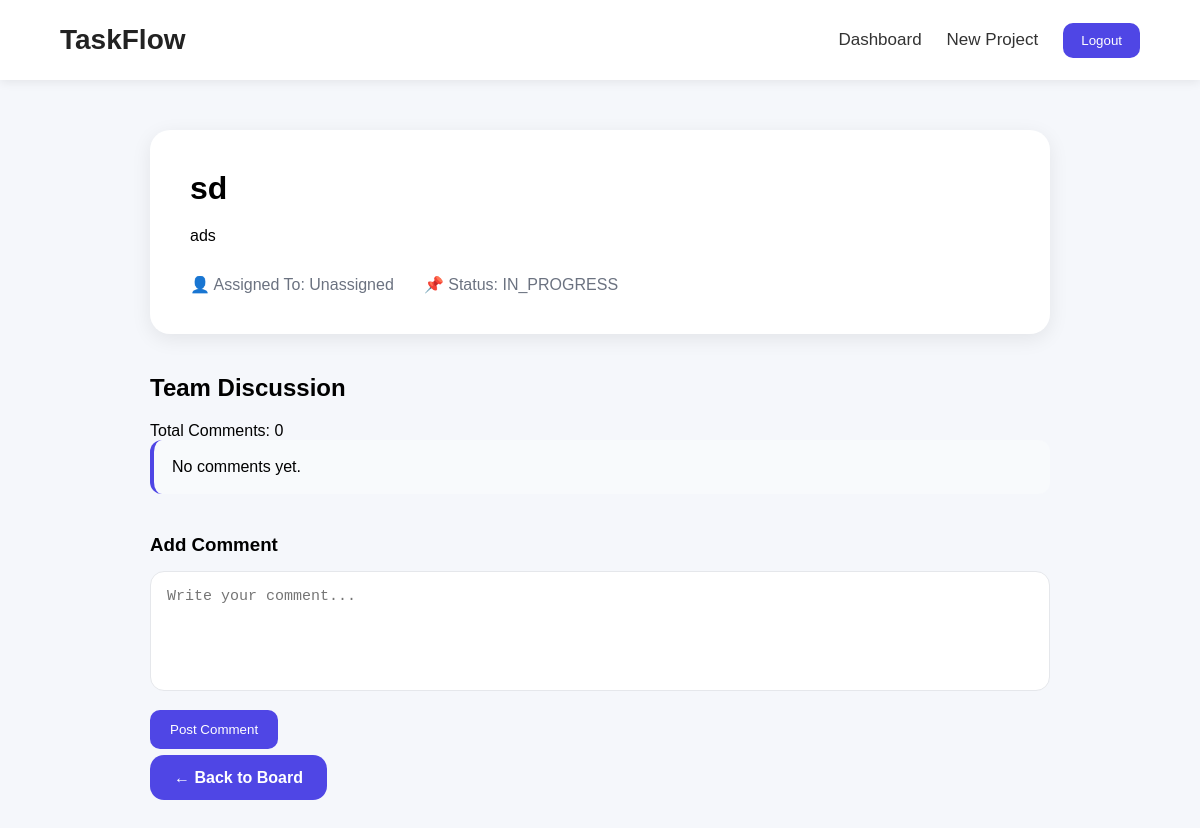
Page /task/2/ (signed in) on the committed database.
### app/models.py (models this page shows, shortened)
class Task(models.Model):
    STATUS_CHOICES = [
        ('TODO', 'To Do'),
        ('IN_PROGRESS', 'In Progress'),
        ('DONE', 'Done'),
    ]
    project = models.ForeignKey(
        Project,
        on_delete=models.CASCADE
    )
    title = models.CharField(
        max_length=200
    )
    description = models.TextField()
    assigned_to = models.ForeignKey(
        User,
        on_delete=models.SET_NULL,
        null=True,
        blank=True
    )
    status = models.CharField(
        max_length=20,
        choices=STATUS_CHOICES,
        default='TODO'
    )
    created_at = models.DateTimeField(
        auto_now_add=True
    )

### app/views.py (the view)
# urls.py: path('task/<int:task_id>/',task_detail,name='task_detail'),
@login_required
def task_detail(request, task_id):
    task = Task.objects.get(
        id=task_id
    )
    comments = Comment.objects.filter(
        task=task
    ).order_by('created_at')
    return render(
        request,
        'task_detail.html',
        {
            'task': task,
            'comments': comments
        }
    )

### app/templates/task_detail.html (shortened to what this page needs)
{% extends 'base.html' %}
{% block content %}
<div class="task-detail-container">
    <div class="task-detail-card">
        <h1>{{ task.title }}</h1>
        <p>{{ task.description }}</p>
        <div class="task-meta">
            <p>
                👤 Assigned To:
                {% if task.assigned_to %}
                    {{ task.assigned_to.username }}
                {% else %}
                    Unassigned
                {% endif %}
            </p>
            <p>
                📌 Status:
                {{ task.status }}
            </p>
        </div>
    </div>
    <div class="comments-section">
        <h2>
            Team Discussion
        </h2>
        <p>
            Total Comments:
            {{ comments.count }}
        </p>
        {% for comment in comments %}
            <div class="comment-card">
                <strong>
                    {{ comment.user.username }}
                </strong>
                <span>
                    {{ comment.created_at|date:"d M Y H:i" }}
                </span>
                <p>
                    {{ comment.text }}
                </p>
            </div>
        {% empty %}
            <div class="comment-card">
                No comments yet.
            </div>
        {% endfor %}
    </div>
    <div class="comment-form">
        <h3>
            Add Comment
        </h3>
        <form method="POST"
              action="{% url 'add_comment' task.id %}">
            <textarea
                name="comment"
                placeholder="Write your comment..."
                required></textarea>
            <button type="submit">
                Post Comment
            </button>
        </form>
    </div>
    <div style="margin-top:20px;">
        <a href="{% url 'project_board' task.project.id %}"
           class="create-btn">
            ← Back to Board
        </a>
    </div>
</div>
{% endblock %}

### app/static/style.css (style rules this page uses)
* { margin:0; padding:0; box-sizing:border-box; }
body { font-family:Arial,sans-serif; background:#f5f7fb; }
.create-btn { background:#4f46e5; color:white; padding:14px 24px; border-radius:14px; text-decoration:none; font-weight:bold; transition:0.3s; }
textarea { width:100%; min-height:140px; padding:16px; border:1px solid #e5e7eb; border-radius:14px; resize:none; font-size:15px; }
.task-detail-container { max-width:900px; margin:50px auto; }
.task-detail-card { background:white; padding:40px; border-radius:20px; box-shadow:0 5px 20px rgba(0,0,0,0.08); }
.task-detail-card h1 { margin-bottom:20px; }
.task-meta { margin-top:30px; display:flex; gap:30px; color:#6b7280; }
.comments-section { margin-top:40px; }
.comments-section h2 { margin-bottom:20px; }
.comment-card { background:#f8fafc; padding:18px; border-radius:12px; margin-bottom:15px; border-left:4px solid #4f46e5; }
.comment-form { margin-top:40px; }
.comment-form textarea { width:100%; min-height:120px; margin-top:15px; margin-bottom:15px; }
.comment-form button { background:#4f46e5; color:white; border:none; padding:12px 20px; border-radius:10px; cursor:pointer; }

### rows in the picture
Task: title "sd", description "ads", status "IN_PROGRESS"

### other values in the picture
{{ comments.count }} "0"
